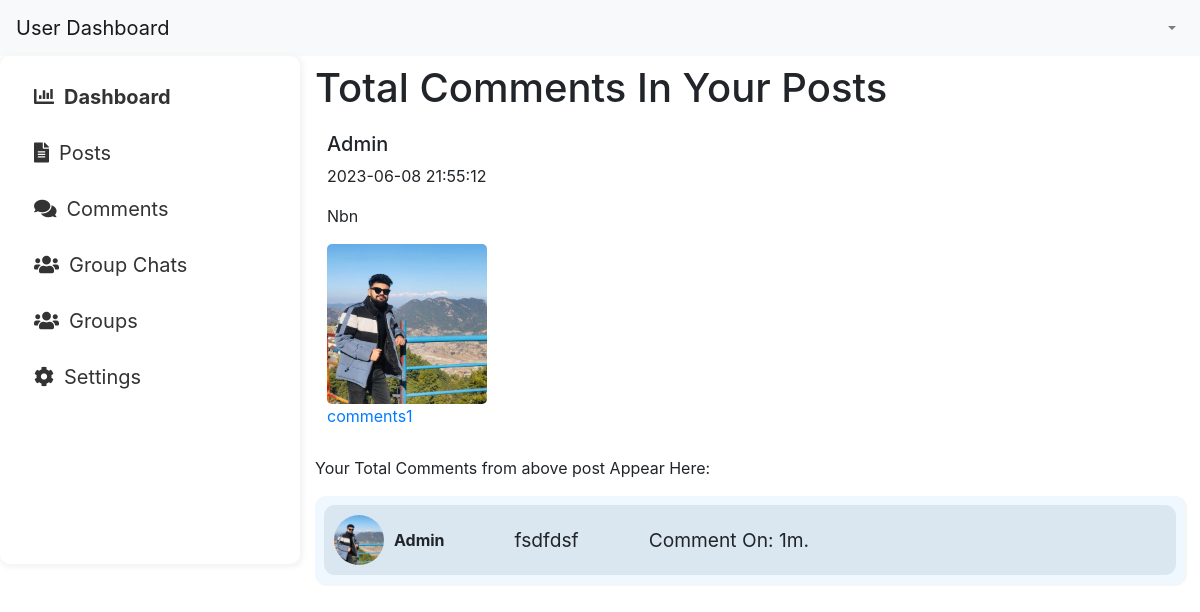
The page /Analytics/pages/fetchcomment.php?id=76 on the database as committed earlier.
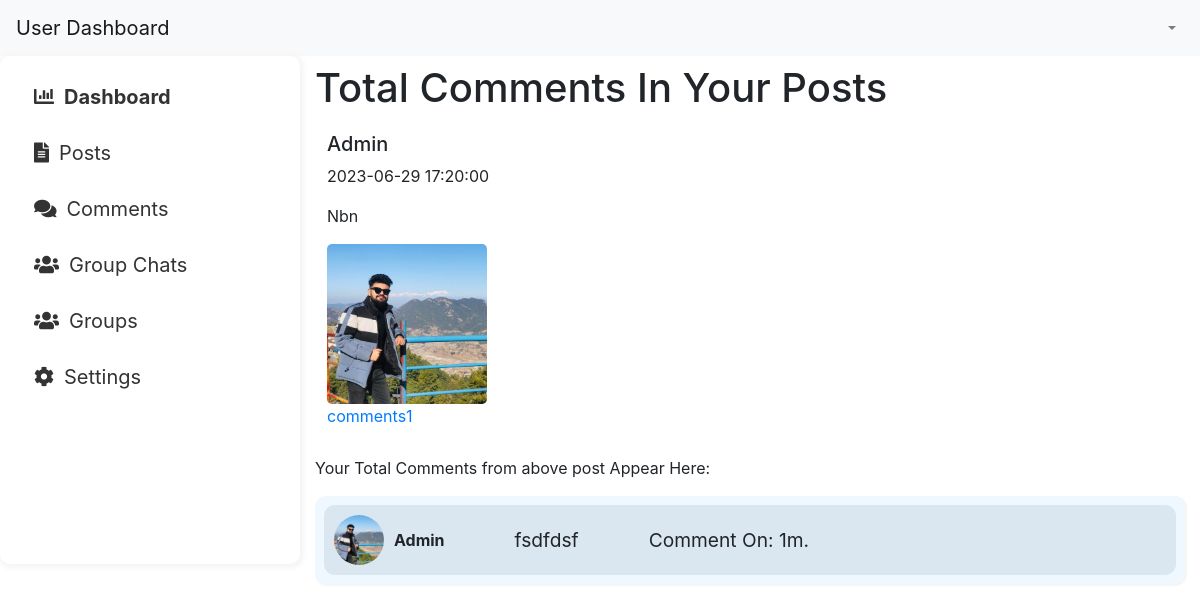
The same page on the database as committed later.
### tables this page shows
CREATE TABLE `images` (
  `id` int(11) NOT NULL,
  `name` varchar(255) NOT NULL,
  `something` varchar(500) NOT NULL,
  `comment` varchar(255) NOT NULL,
  `file_name` varchar(255) NOT NULL,
  `uploaded_on` datetime NOT NULL DEFAULT current_timestamp() ON UPDATE current_timestamp(),
  `status` enum('1','0') NOT NULL DEFAULT '1'
);

### server/helpers/timeAgo.php (called while the page is built, shortened)
<?php
function last_seen($date_time){
   $timestamp = strtotime($date_time);
   $strTime = array("s", "m", "h", "d","w", "m", "year");
   $length = array("60","60","24","30","7","24","10");
   $currentTime = time();
   if($currentTime >= $timestamp) {
		$diff     = time()- $timestamp;
		for($i = 0; $diff >= $length[$i] && $i < count($length)-1; $i++) {
		$diff = $diff / $length[$i];
		}
		$diff = round($diff);
		if ($diff < 59 && $strTime[$i] == "second") {
			return 'Active';
		}else {
			return $diff . "" . $strTime[$i] . ".";
		}
   }
}

### Analytics/pages/fetchcomment.php (the view, shortened to what this page needs)
<?php include '../components/nav.php';
include '../db.php';
include '../../server/helpers/timeAgo.php';
$idd = $_GET['id'];
?>
<div class="container-fluid">
    <div class="row">
        <?php require_once '../components/sidenav.php'; ?>
        <div class="col-md-9 pt-2" id="sdash">
            <div class="">
                <h1>Total Comments In Your Posts </h1>
                <?php
                $sql = "SELECT * FROM images WHERE id='$idd'";
                $result = $con->query($sql);
                if ($result->num_rows > 0) {
                    while ($row = $result->fetch_assoc()) {
                        echo "<div class='display'>";
                        echo "<h5>" . $row['name'] . "</h5>";
                        echo "<p>" . $row['uploaded_on'] . "</p>";
                        echo "<p>" . $row['something'] . "</p>";
                        echo "<img src='http://localhost/main/client/assets/post/" . $row['file_name'] . "' alt='" . $row['something'] . "' style='width:160px; height:160px; border-radius:5px'>";
                        $photo_idd = "" . $row['id'] . "";
                        $sql2 = "SELECT COUNT(comment) as count FROM comment WHERE  photo_id='$photo_idd'";
                        $result2 = $con->query($sql2);
                        if ($result2->num_rows > 0) {
                            $row2 = $result2->fetch_assoc();
                            echo "<p> <a href='http://localhost/main/Analytics/pages/fetchcomment.php?id=$photo_idd' > comments" . $row2['count'] . " </a></p>";
                            echo "</div>";
                        } else {
                            echo "No results found.";
                            echo "</div>";
                        }
                    }
                } else {
                    echo "No results found.";
                    echo "</div> <br>";
                }
                ?>
                <div class="totalcomments">
                    <p> Your Total Comments from above post  Appear Here: </p>
                    <div class="comments">
                        <?php
                        $sql = "SELECT * FROM `comment` WHERE photo_id='$idd'";
                        $result = $con->query($sql);
                        if ($result->num_rows > 0) {
                            while ($row = $result->fetch_assoc()) {
                                echo '<div class="comment">';
                                echo '<div class="user-info">';
                                echo '<img src="http://localhost/main/client/assets/uploads/' . $row['profile_pic'] . '" alt="' . $row['name'] . ' profile picture">';
                                echo '<div class="username">' . $row['name'] . '</div>';
                                echo '</div>';
                                echo '<div class="comment-text">' . $row['comment'] . '</div>';
                                echo '<div class="comment-text">Comment On: ' . last_seen($row['time']) . '</div>';
                                echo '</div>';
                            }
                        }
                        ?>
                    </div>
                </div>
            </div>
        </div>
    </div>
</div>

Rows that differ between the two databases and show on the page:
changed images "Admin": uploaded_on "2023-06-08 21:55:12" → "2023-06-29 17:20:00"
